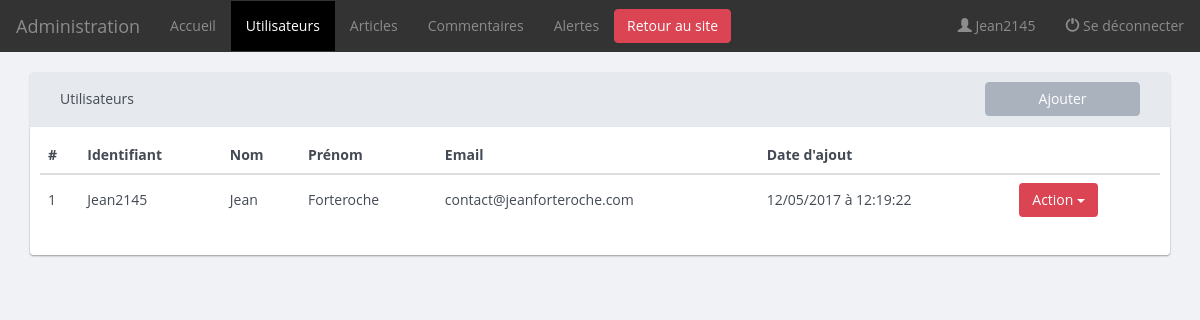
Page /admin/users (signed in) on the committed database.
### tables this page shows
CREATE TABLE `users` (
  `id` int(5) NOT NULL,
  `username` varchar(150) NOT NULL,
  `password` varchar(250) NOT NULL,
  `name` varchar(55) DEFAULT NULL,
  `firstname` varchar(250) DEFAULT NULL,
  `email` varchar(250) NOT NULL,
  `addDate` datetime NOT NULL
);

### Core/View/View.php (called while the page is built, shortened)
<?php
class View
{
    public function render(string $view, array $args = [])
    {
        extract($args, EXTR_SKIP);
        $file = "../App/Views/$view";
        require $file;
    }
}

### App/Controllers/Admin/UsersController.php (called while the page is built, shortened)
<?php
class UsersController extends Controller
{
    public function indexAction()
    {
      $userPDO = new UserPDO(new BDD);
      $users = $userPDO->getList();
      return $this->app['view']->render('Admin/users.php', [
              'auth' => $this->app['auth'],
              'users' => $users
      ]);
    }
}

### Core/Application.php (called while the page is built, shortened)
<?php
class Application extends ArrayApp
{
  public function __construct()
  {
     $this->app['route'] = new Router($this);
     $this->app['HTTPRequest'] = new HTTPRequest($this);
     $this->app['HTTPResponse'] = new HTTPResponse($this);
     $this->app['auth'] = new Auth($this);
     $this->app['view'] = new View($this);
  }
  public function run()
  {
    $controller = $this->arrayController();
    $controller = $this->namespace() . $controller;
    $this->getController($controller, $this->app);
  }
  protected function arrayController()
  {
    $controller = $this->app['route']->getParams()['controller'];
    return $controller;
  }
  protected function namespace()
  {
    $namespace = "App\\Controllers\\";
    if($this->keyArray('namespace'))
    {
      $namespace = $namespace . $this->app['route']->getParams()['namespace'] . "\\";
    }
    return $namespace;
  }
  protected function getController(string $controller, array $app)
  {
    try {
      $controller = new $controller($app);
      return call_user_func([$controller, $this->app['route']->getParams()['action']]);
    } catch (Exception $e) {
        echo "Error loading : " . $e->getMessage();
    }
  }
  private function keyArray(string $key)
  {
     return array_key_exists($key, $this->app['route']->getParams());
  }
  private function validRoute()
  {
    $this->app['route']->setURL($this->app['HTTPRequest']->requestURI());
    $this->app['route']->setMatch($this->app['route']->getURL());
    return true;
  }
}

### web/index.php (called while the page is built, shortened)
<?php
$app = new Core\Application;
$app->run();

### Core/Domain/Manager.php (called while the page is built, shortened)
<?php
abstract class Manager
{
   protected function setDb(BDD $db)
   {
     $this->db = $db;
   }
}

### App/PDO/BDD.php (called while the page is built, shortened)
<?php
class BDD extends Config
{
  public function __construct()
  {
    try {
      $pdo = new PDO('mysql:host='. self::HOST . ';dbname=' . self::DBNAME, self::LOGIN, self::PASSWORD);
      $pdo->setAttribute(PDO::ATTR_DEFAULT_FETCH_MODE, PDO::FETCH_OBJ);
      $pdo->setAttribute(PDO::ATTR_ERRMODE, PDO::ERRMODE_EXCEPTION);
      $this->pdo = $pdo;
    } catch (Exception $e) {
      echo "Impossible d'accéder à la base de données Mysql : ".$e->getMessage();
      die();
    }
  }
}

### App/PDO/UserPDO.php (called while the page is built, shortened)
<?php
class UserPDO extends Manager
{
  public function getList()
  {
    $user = [];
    $query = $this->db->pdo->query('SELECT id, username, password, name, firstname, email, addDate FROM users ORDER BY username');
    while ($donnees = $query->fetch(PDO::FETCH_ASSOC))
    {
      $user[] = new User($donnees);
    }
    return $user;
  }
}

### Core/Domain/Model.php (called while the page is built, shortened)
<?php
abstract class Model
{
  public function hydrate(array $donnees)
  {
    foreach ($donnees as $key => $value)
    {
      $method = 'set'.ucfirst($key);
    }
  }
}

### App/Models/User.php (called while the page is built, shortened)
<?php
class User extends Model
{
  private $id;
  private $username;
  private $name;
  private $firstname;
  private $email;
  private $addDate;
  public function setId(int $id)
  {
    $this->id = $id;
  }
  public function setUsername(string $username)
  {
    $this->username = $username;
  }
  public function setName(string $name)
  {
    $this->name = $name;
  }
  public function setFirstname(string $firstname)
  {
    $this->firstname = $firstname;
  }
  public function setEmail(string $email)
  {
    $this->email = $email;
  }
  public function setAddDate(string $addDate)
  {
    $this->addDate = new DateTime($addDate);
  }
  public function id() { return $this->id; }
  public function username() { return $this->username; }
  public function name() { return $this->name; }
  public function firstname() { return $this->firstname; }
  public function email() { return $this->email; }
  public function addDate() { return $this->addDate; }
}

### App/Views/Admin/users.php (the view, shortened to what this page needs)
<?php include_once(__DIR__.'/../Layout/Admin/header.php'); ?>
<?php include_once(__DIR__.'/../Layout/Admin/navbar.php'); ?>
  <div class="container">
    <section class="users">
      <div class="panel panel-default">
        <div class="panel-heading">
            <div class="col-md-10">
              <h3 class="panel-title">Utilisateurs</h3>
            </div>
            <div class="col-md-2">
              <a href="/admin/user/add" class=""><button type="button" class="btn btn-block">Ajouter</button></a>
            </div>
              <div class="clearfix"></div>
        </div>
        <div class="well">
          <table class="table">
                <thead>
                  <tr>
                    <th>#</th>
                    <th>Identifiant</th>
                    <th>Nom</th>
                    <th>Prénom</th>
                    <th>Email</th>
                    <th>Date d'ajout</th>
                    <th></th>
                  </tr>
                </thead>
                <tbody>
                  <?php foreach($users as $user) : ?>
                    <tr>
                      <td><?php echo $user->id(); ?></td>
                      <td><?php echo htmlspecialchars($user->username()); ?></td>
                      <td><?php echo htmlspecialchars($user->name()); ?></td>
                      <td><?php echo htmlspecialchars($user->firstname()); ?></td>
                      <td><?php echo htmlspecialchars($user->email()); ?></td>
                      <td><?php echo $user->addDate()->format('d/m/Y à H:i:s'); ?></td>
                      <td>
                        <div class="btn-group">
                        <button type="button" class="btn btn-danger dropdown-toggle" data-toggle="dropdown">Action <span class="caret"></span></button>
                      </div>
                      </td>
                  </tr>
                  <?php endforeach; ?>
                </tbody>
              </table>
        </div>
    </section>
  </div>
<?php include_once(__DIR__.'/../Layout/Admin/footer.php'); ?>

### web/assets/css/bootflat.css (style rules this page uses)
body { font-family: 'Open Sans', 'Helvetica Neue', Helvetica, Arial, sans-serif; color: #434a54; background-color: white; }
a { color: #3bafda; text-decoration: none; }
h1, h2, h3, h4, h5, h6, .h1, .h2, .h3, .h4, .h5, .h6 { font-family: inherit; font-weight: 700; line-height: 1.1; color: inherit; }
h1, h2, h3 { margin-top: 30px; margin-bottom: 15px; }
h3, .h3 { font-size: 30px; }
.btn { color: white; }
.btn, .btn.disabled, .btn[disabled] { background-color: #aab2bd; border-color: #aab2bd; }
.btn-danger, .btn-danger:active, .btn-danger.active, .btn-danger.disabled, .btn-danger[disabled], .btn-danger .open .dropdown-toggle.btn { background-color: #da4453; border-color: #da4453; }
.btn-group .btn { border-left-color: #96a0ad; }
.btn-group .btn-danger, .btn-group .btn-danger:focus, .btn-group .btn-danger:active, .btn-group .btn-danger.active { border-left-color: #d1293a; }
.btn-group .btn:first-child, .btn-group .btn-primary:first-child, .btn-group .btn-success:first-child, .btn-group .btn-warning:first-child, .btn-group .btn-danger:first-child, .btn-group .btn-info:first-child { border-left-color: transparent; }
.well { padding: 10px; color: #434a54; background-color: white; border: none; border-radius: 4px; -webkit-box-shadow: 0 1px 2px rgba(0, 0, 0, .2); -moz-box-shadow: 0 1px 2px rgba(0, 0, 0, .2); box-shadow: 0 1px 2px rgba(0, 0, 0, .2); -webkit-border-radius: 4px; -moz-border-radius: 4px; }
.panel { background-color: white; border: none; border-radius: 4px; -webkit-box-shadow: 0 1px 2px rgba(0, 0, 0, .2); -moz-box-shadow: 0 1px 2px rgba(0, 0, 0, .2); box-shadow: 0 1px 2px rgba(0, 0, 0, .2); -webkit-border-radius: 4px; -moz-border-radius: 4px; }
.panel-heading { border-radius: 4px 4px 0 0; -webkit-border-radius: 4px 4px 0 0; -moz-border-radius: 4px 4px 0 0; }
.panel-title { font-size: 14px; font-weight: normal; color: #434a54; }
.panel-default { border-color: #e6e9ed; }
.panel-default > .panel-heading { color: #434a54; background-color: #e6e9ed; border-color: #e6e9ed; }

### web/assets/css/app.css (style rules this page uses)
body { background: rgb(241, 242, 246); }
.table>tbody>tr>td { vertical-align: inherit; }
section.users .panel-title, section.articles .panel-title, section.alerts .panel-title { line-height: 2.4; }

### rows in the picture
users: id "1", username "Jean2145", name "Jean", firstname "Forteroche", email "contact@jeanforteroche.com", addDate "12/05/2017 à 12:19:22"

### other values in the picture
$auth->getAttribute('authUser') "Jean2145"
